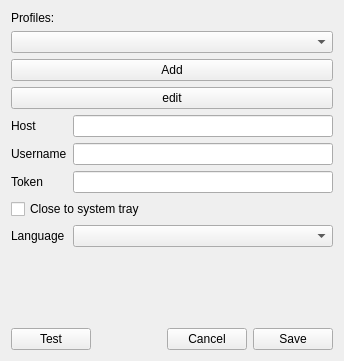
<?xml version="1.0" encoding="UTF-8"?>
<ui version="4.0">
 <class>SettingsWidget</class>
 <widget class="QWidget" name="SettingsWidget">
  <property name="geometry">
   <rect>
    <x>0</x>
    <y>0</y>
    <width>344</width>
    <height>361</height>
   </rect>
  </property>
  <property name="windowTitle">
   <string>Settings</string>
  </property>
  <property name="locale">
   <locale language="English" country="UnitedStates"/>
  </property>
  <layout class="QVBoxLayout" name="verticalLayout">
   <item>
    <widget class="QLabel" name="label_2">
     <property name="text">
      <string>Profiles:</string>
     </property>
    </widget>
   </item>
   <item>
    <widget class="QComboBox" name="nameBox"/>
   </item>
   <item>
    <widget class="QPushButton" name="btAdd">
     <property name="text">
      <string>Add</string>
     </property>
    </widget>
   </item>
   <item>
    <widget class="QPushButton" name="btEdit">
     <property name="text">
      <string>edit</string>
     </property>
    </widget>
   </item>
   <item>
    <layout class="QFormLayout" name="formLayout">
     <item row="0" column="0">
      <widget class="QLabel" name="lbHost">
       <property name="text">
        <string>Host</string>
       </property>
      </widget>
     </item>
     <item row="0" column="1">
      <widget class="QLineEdit" name="leHost">
       <property name="inputMethodHints">
        <set>Qt::ImhUrlCharactersOnly</set>
       </property>
      </widget>
     </item>
     <item row="1" column="0">
      <widget class="QLabel" name="lbUsername">
       <property name="text">
        <string>Username</string>
       </property>
      </widget>
     </item>
     <item row="1" column="1">
      <widget class="QLineEdit" name="leUsername"/>
     </item>
     <item row="2" column="0">
      <widget class="QLabel" name="lbToken">
       <property name="text">
        <string>Token</string>
       </property>
      </widget>
     </item>
     <item row="2" column="1">
      <widget class="QLineEdit" name="leToken">
       <property name="echoMode">
        <enum>QLineEdit::Password</enum>
       </property>
      </widget>
     </item>
     <item row="4" column="0">
      <widget class="QLabel" name="label">
       <property name="text">
        <string>Language</string>
       </property>
      </widget>
     </item>
     <item row="3" column="0" colspan="2">
      <widget class="QCheckBox" name="cbCloseToSystemTray">
       <property name="text">
        <string>Close to system tray</string>
       </property>
      </widget>
     </item>
     <item row="4" column="1">
      <widget class="QComboBox" name="cbLanguage"/>
     </item>
    </layout>
   </item>
   <item>
    <spacer name="verticalSpacer">
     <property name="orientation">
      <enum>Qt::Vertical</enum>
     </property>
     <property name="sizeHint" stdset="0">
      <size>
       <width>20</width>
       <height>40</height>
      </size>
     </property>
    </spacer>
   </item>
   <item>
    <widget class="QLabel" name="lbTestResult">
     <property name="text">
      <string/>
     </property>
     <property name="scaledContents">
      <bool>true</bool>
     </property>
     <property name="wordWrap">
      <bool>true</bool>
     </property>
    </widget>
   </item>
   <item>
    <layout class="QHBoxLayout" name="horizontalLayout">
     <item>
      <widget class="QPushButton" name="btTest">
       <property name="text">
        <string>Test</string>
       </property>
      </widget>
     </item>
     <item>
      <spacer name="horizontalSpacer">
       <property name="orientation">
        <enum>Qt::Horizontal</enum>
       </property>
       <property name="sizeHint" stdset="0">
        <size>
         <width>40</width>
         <height>20</height>
        </size>
       </property>
      </spacer>
     </item>
     <item>
      <widget class="QPushButton" name="btCancel">
       <property name="text">
        <string>Cancel</string>
       </property>
      </widget>
     </item>
     <item>
      <widget class="QPushButton" name="btSave">
       <property name="text">
        <string>Save</string>
       </property>
      </widget>
     </item>
    </layout>
   </item>
  </layout>
 </widget>
 <resources/>
 <connections/>
</ui>
